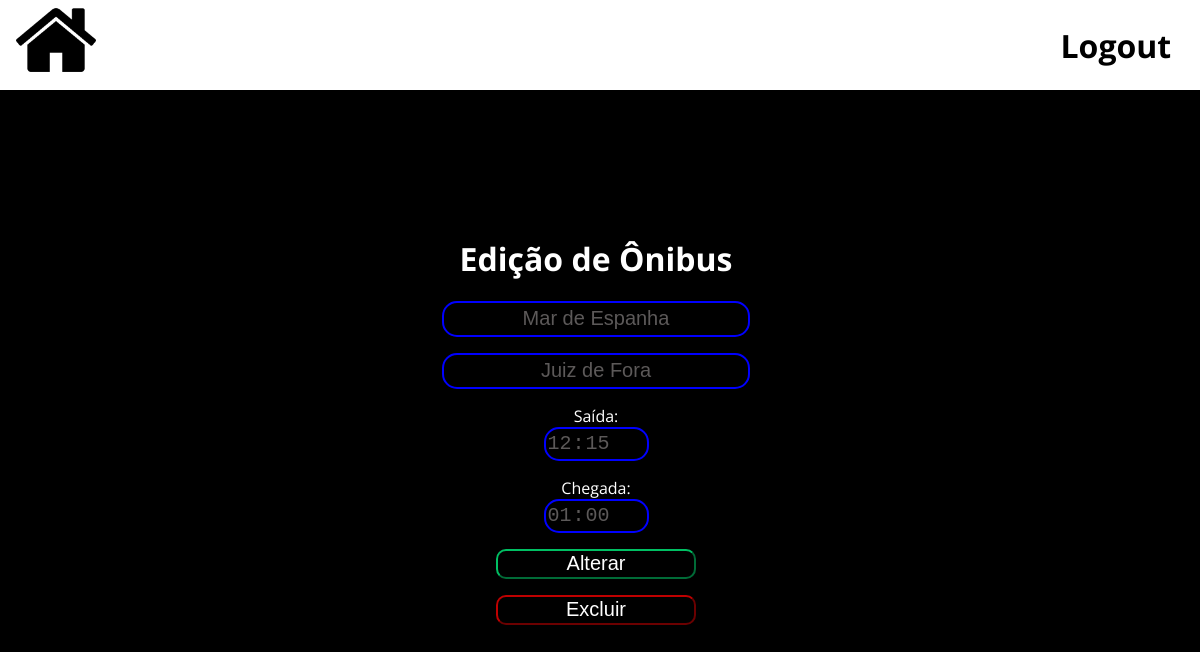
The app's page /logged/edit_bus.php?codBus=4 (signed in) with its own data.
### tables this page shows
CREATE TABLE IF NOT EXISTS `g30_onibus` (
  `codigo` int NOT NULL AUTO_INCREMENT,
  `origem` varchar(50) NOT NULL,
  `destino` varchar(50) NOT NULL,
  `hora_saida` time NOT NULL,
  `hora_chegada` time NOT NULL,
  PRIMARY KEY (`codigo`)
);

### logged/edit_bus.php (the view, shortened to what this page needs)
<?php
    include('../connection/connection.php');
    $codBus = $_GET['codBus'];
    $task = "select * from g30_onibus where codigo = '" . $codBus . "'";
    $result = $conn->query($task);
    $row = $result->fetch(PDO::FETCH_OBJ);
?>
<!DOCTYPE html>
<html lang="en">
<head>
	<link rel="stylesheet" href="../css/style.css">
</head>
<body>
	<div class="navbar">
        <a href="initial.php" class="homeIcon">
            <img src="../imgs/home.png" alt="ícone de home" width="80em" class="homeImage">
        </a>
        <ul class="links">
            <li>
                <a href="../connection/logout">
                    Logout
                </a>
            </li>
        </ul>
    </div>
	<div class="cadBus">
        <form action="../connection/task_edit_bus.php?cod=<?php echo($row->codigo); ?>" method="post">
            <h1 class="titleCadBus">
                Edição de Ônibus
            </h1>
            <p class="itemCadBus">
                <input type="text" name="origin" id="origin" value="<?php echo($row->origem); ?>">
            </p>
            <p class="itemCadBus">
                <input type="text" name="destiny" id="destiny" value="<?php echo($row->destino); ?>">
            </p>
            <p class="itemCadBusClock">
                Saída:<br>
                <input type="time" name="originTime" id="originTime" value="<?php echo($row->hora_saida); ?>">
            </p>
            <p class="itemCadBusClock">
                Chegada:<br>
                <input type="time" name="destinyTime" id="origin" value="<?php echo($row->hora_chegada); ?>">
            </p>
            <p class="buttonRegister">
                <input type="submit" value="Alterar" id="edit" name="edit">
            </p>
            <p class="buttonDelete">
                <input type="submit" value="Excluir" id="delete" name="delete">
            </p>
        </form>
	</div>
</body>
</html>

### css/style.css (style rules this page uses)
body { background-color: #000000; padding-top: 100px; }
.navbar { position: fixed; background-color: #ffffff; top: 0; left: 0; height: 90px; width: 100%; }
.links { list-style: none; display: flex; align-items: center; height: 100%; margin: 0; font-family: "Open Sans", sans-serif; font-size: 2em; }
.links li { margin-right: 0.9em; }
.links a { color: black; text-decoration: none; font-weight: bold; }
.links { float: right; }
.homeIcon { padding-left: 1em; }
.cadBus { font-family: "Open Sans", sans-serif; display: flex; flex-direction: column; align-items: center; justify-content: center; text-align: center; width: 98vw; height: 80vh; color: #ffffff; }
.buttonRegister input { color: #ffffff; background-color: #000000; border-color: #00BF63; width: 200px; height: 30px; font-size: 20px; border-radius: 10px; }
.buttonDelete input { color: #ffffff; background-color: #000000; border-color: #bf0000; width: 200px; height: 30px; font-size: 20px; border-radius: 10px; }
.itemCadBus input { color: #5c5959; border-color: blue; background-color: #000000; width: 300px; height: 30px; border-style: solid; border-radius: 15px; text-align: center; font-size: 20px; }
.itemCadBusClock input { color: #5c5959; border-color: blue; background-color: #000000; width: 100px; height: 30px; border-style: solid; border-radius: 15px; text-align: center; font-size: 20px; }

### records on screen
g30_onibus: origin "Mar de Espanha", destiny "Juiz de Fora", originTime "12:15:00", destinyTime "13:00:00"
